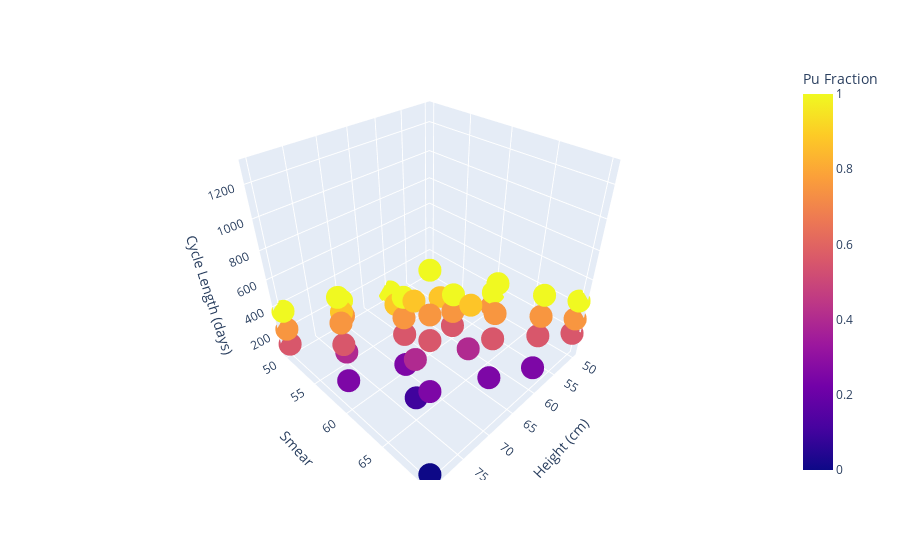
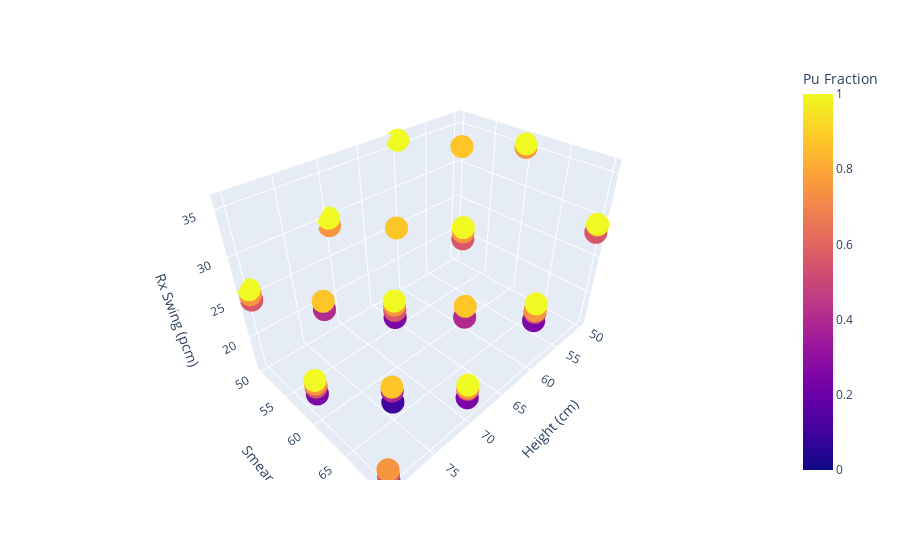
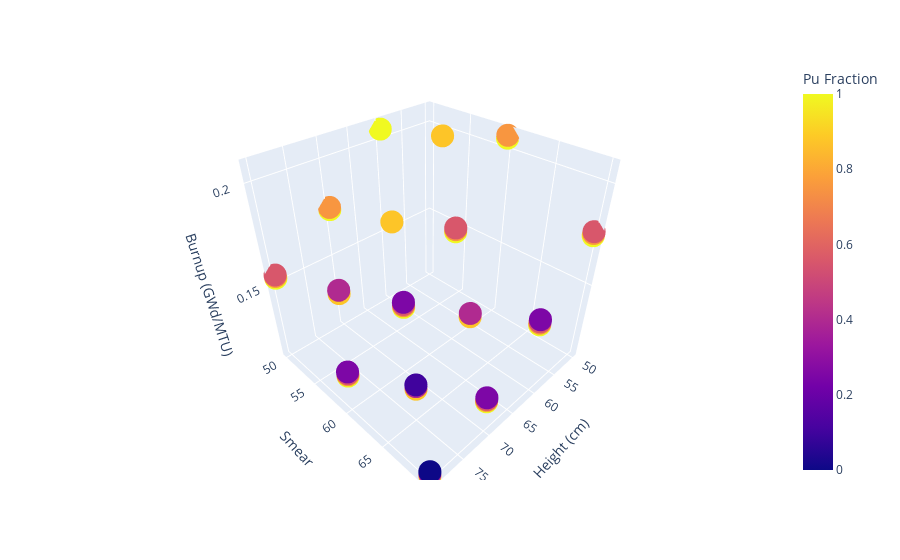
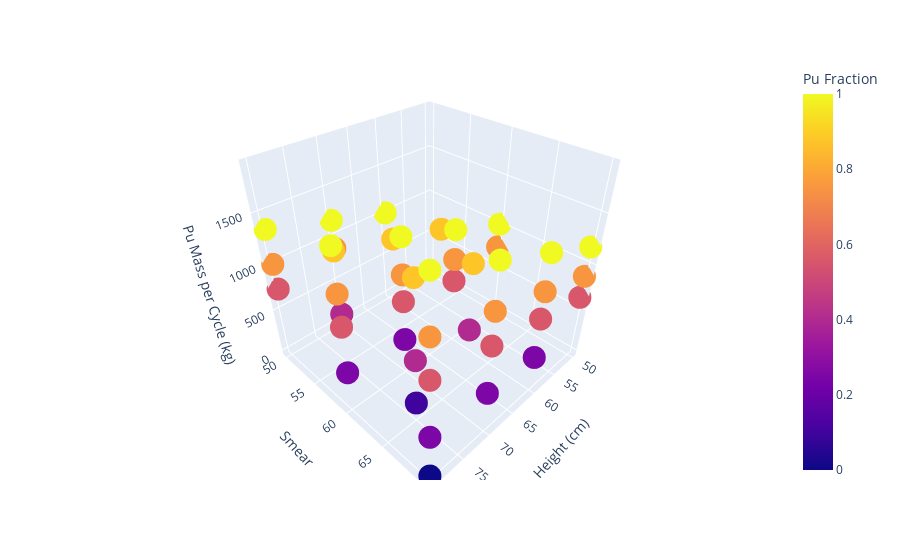

The code cell stored with these charts, in order, in its notebook:
### Code cell
fig = px.scatter_3d(x=height, y=smear, z=cycle_length_list, color=pu_content, labels={'x':'Height (cm)', 'y': 'Smear', 'z':'Cycle Length (days)','color':'Pu Fraction'})
fig.show()
fig2 = px.scatter_3d(x=height, y=smear, z=rx_swing_list, color=pu_content, labels={'x':'Height (cm)', 'y': 'Smear', 'z':'Rx Swing (pcm)','color':'Pu Fraction'})
fig2.show()
fig3 = px.scatter_3d(x=height, y=smear, z=bu, color=pu_content, labels={'x':'Height (cm)', 'y': 'Smear', 'z':'Burnup (GWd/MTU)','color':'Pu Fraction'})
fig3.show()
fig4 = px.scatter_3d(x=height, y=smear, z=pu_mass, color=pu_content, labels={'x':'Height (cm)', 'y': 'Smear', 'z':'Pu Mass per Cycle (kg)','color':'Pu Fraction'})
fig4.show()

### Figure 1 — Plotly figure (JSON) as saved in the notebook; plotly's stock layout.template omitted (floating-point values rounded to 4 significant figures)
{"data": [{"hovertemplate": "Height (cm)=%{x}<br>Smear=%{y}<br>Cycle Length (days)=%{z}<br>Pu Fraction=%{marker.color}<extra></extra>", "legendgroup": "", "marker": {"color": [1, 0.75, 1, 0.5556, 0.75, 1, 0.875, 0.875, 0.4, 0.875, 0.75, 1, 0.5556, 0.75, 1, 0.5556, 0.75, 1, 0.25, 0.5556, 0.75, 1, 0.25, 0.4, 0.875, 0.4, 0.875, 0.1, 0.5556, 0.75, 1, 0.5556, 0.75, 1, 0.25, 0.5556, 0.75, 1, 0.25, 0.5556, 0.75, 1, 0, 0.25], "coloraxis": "coloraxis", "symbol": "circle"}, "mode": "markers", "name": "", "scene": "scene", "showlegend": false, "type": "scatter3d", "x": [60, 70, 70, 80, 80, 80, 55, 65, 75, 75, 50, 50, 60, 60, 60, 70, 70, 70, 70, 80, 80, 80, 80, 65, 65, 75, 75, 75, 50, 50, 50, 60, 60, 60, 60, 70, 70, 70, 70, 80, 80, 80, 80, 80], "y": [50, 50, 50, 50, 50, 50, 55, 55, 55, 55, 60, 60, 60, 60, 60, 60, 60, 60, 60, 60, 60, 60, 60, 65, 65, 65, 65, 65, 70, 70, 70, 70, 70, 70, 70, 70, 70, 70, 70, 70, 70, 70, 70, 70], "z": [59.92, 81.0, 212.3, 98.18, 224.0, 367.1, 64.65, 240.3, 100.8, 422.7, 45.71, 167.4, 123.8, 243.3, 378.1, 315.0, 442.6, 590.9, 69.06, 514.6, 660.2, 822.5, 246.7, 271.4, 594.4, 481.7, 858.8, 193.5, 189.8, 306.7, 446.2, 439.8, 578.4, 720.0, 193.1, 691.4, 845.7, 1014.0, 429.2, 956.1, 1087.0, 1293.0, 57.16, 661.9]}], "layout": {"coloraxis": {"colorbar": {"title": {"text": "Pu Fraction"}}, "colorscale": [[0, "#0d0887"], [0.1111, "#46039f"], [0.2222, "#7201a8"], [0.3333, "#9c179e"], [0.4444, "#bd3786"], [0.5556, "#d8576b"], [0.6667, "#ed7953"], [0.7778, "#fb9f3a"], [0.8889, "#fdca26"], [1, "#f0f921"]]}, "legend": {"tracegroupgap": 0}, "margin": {"t": 60}, "scene": {"domain": {"x": [0, 1], "y": [0, 1]}, "xaxis": {"title": {"text": "Height (cm)"}}, "yaxis": {"title": {"text": "Smear"}}, "zaxis": {"title": {"text": "Cycle Length (days)"}}}}}

### Figure 2 — Plotly figure (JSON) as saved in the notebook; plotly's stock layout.template omitted (floating-point values rounded to 4 significant figures)
{"data": [{"hovertemplate": "Height (cm)=%{x}<br>Smear=%{y}<br>Rx Swing (pcm)=%{z}<br>Pu Fraction=%{marker.color}<extra></extra>", "legendgroup": "", "marker": {"color": [1, 0.75, 1, 0.5556, 0.75, 1, 0.875, 0.875, 0.4, 0.875, 0.75, 1, 0.5556, 0.75, 1, 0.5556, 0.75, 1, 0.25, 0.5556, 0.75, 1, 0.25, 0.4, 0.875, 0.4, 0.875, 0.1, 0.5556, 0.75, 1, 0.5556, 0.75, 1, 0.25, 0.5556, 0.75, 1, 0.25, 0.5556, 0.75, 1, 0, 0.25], "coloraxis": "coloraxis", "symbol": "circle"}, "mode": "markers", "name": "", "scene": "scene", "showlegend": false, "type": "scatter3d", "x": [60, 70, 70, 80, 80, 80, 55, 65, 75, 75, 50, 50, 60, 60, 60, 70, 70, 70, 70, 80, 80, 80, 80, 65, 65, 75, 75, 75, 50, 50, 50, 60, 60, 60, 60, 70, 70, 70, 70, 80, 80, 80, 80, 80], "y": [50, 50, 50, 50, 50, 50, 55, 55, 55, 55, 60, 60, 60, 60, 60, 60, 60, 60, 60, 60, 60, 60, 60, 65, 65, 65, 65, 65, 70, 70, 70, 70, 70, 70, 70, 70, 70, 70, 70, 70, 70, 70, 70, 70], "z": [35.82, 29.15, 30.07, 24.77, 25.44, 26.06, 35.09, 28.87, 23.55, 24.61, 35.0, 35.4, 27.52, 28.39, 28.93, 23.43, 24.14, 24.65, 22.5, 20.07, 20.48, 20.96, 19.11, 22.55, 23.97, 19.52, 20.06, 17.96, 28.34, 29.21, 29.33, 23.18, 23.43, 24.28, 22.08, 19.75, 19.94, 20.33, 18.58, 16.95, 17.77, 17.73, 15.97, 16.23]}], "layout": {"coloraxis": {"colorbar": {"title": {"text": "Pu Fraction"}}, "colorscale": [[0, "#0d0887"], [0.1111, "#46039f"], [0.2222, "#7201a8"], [0.3333, "#9c179e"], [0.4444, "#bd3786"], [0.5556, "#d8576b"], [0.6667, "#ed7953"], [0.7778, "#fb9f3a"], [0.8889, "#fdca26"], [1, "#f0f921"]]}, "legend": {"tracegroupgap": 0}, "margin": {"t": 60}, "scene": {"domain": {"x": [0, 1], "y": [0, 1]}, "xaxis": {"title": {"text": "Height (cm)"}}, "yaxis": {"title": {"text": "Smear"}}, "zaxis": {"title": {"text": "Rx Swing (pcm)"}}}}}

### Figure 3 — Plotly figure (JSON) as saved in the notebook; plotly's stock layout.template omitted (floating-point values rounded to 4 significant figures)
{"data": [{"hovertemplate": "Height (cm)=%{x}<br>Smear=%{y}<br>Burnup (GWd/MTU)=%{z}<br>Pu Fraction=%{marker.color}<extra></extra>", "legendgroup": "", "marker": {"color": [1, 0.75, 1, 0.5556, 0.75, 1, 0.875, 0.875, 0.4, 0.875, 0.75, 1, 0.5556, 0.75, 1, 0.5556, 0.75, 1, 0.25, 0.5556, 0.75, 1, 0.25, 0.4, 0.875, 0.4, 0.875, 0.1, 0.5556, 0.75, 1, 0.5556, 0.75, 1, 0.25, 0.5556, 0.75, 1, 0.25, 0.5556, 0.75, 1, 0, 0.25], "coloraxis": "coloraxis", "symbol": "circle"}, "mode": "markers", "name": "", "scene": "scene", "showlegend": false, "type": "scatter3d", "x": [60, 70, 70, 80, 80, 80, 55, 65, 75, 75, 50, 50, 60, 60, 60, 70, 70, 70, 70, 80, 80, 80, 80, 65, 65, 75, 75, 75, 50, 50, 50, 60, 60, 60, 60, 70, 70, 70, 70, 80, 80, 80, 80, 80], "y": [50, 50, 50, 50, 50, 50, 55, 55, 55, 55, 60, 60, 60, 60, 60, 60, 60, 60, 60, 60, 60, 60, 60, 65, 65, 65, 65, 65, 70, 70, 70, 70, 70, 70, 70, 70, 70, 70, 70, 70, 70, 70, 70, 70], "z": [0.2055, 0.1773, 0.1761, 0.1559, 0.1551, 0.1541, 0.2044, 0.173, 0.1517, 0.1499, 0.2068, 0.2055, 0.1732, 0.1723, 0.1712, 0.1484, 0.1477, 0.1468, 0.1496, 0.1299, 0.1293, 0.1284, 0.1309, 0.1481, 0.1464, 0.1284, 0.1269, 0.1294, 0.1781, 0.1773, 0.1761, 0.1484, 0.1477, 0.1468, 0.1496, 0.1272, 0.1266, 0.1258, 0.1282, 0.1113, 0.1108, 0.1101, 0.1129, 0.1122]}], "layout": {"coloraxis": {"colorbar": {"title": {"text": "Pu Fraction"}}, "colorscale": [[0, "#0d0887"], [0.1111, "#46039f"], [0.2222, "#7201a8"], [0.3333, "#9c179e"], [0.4444, "#bd3786"], [0.5556, "#d8576b"], [0.6667, "#ed7953"], [0.7778, "#fb9f3a"], [0.8889, "#fdca26"], [1, "#f0f921"]]}, "legend": {"tracegroupgap": 0}, "margin": {"t": 60}, "scene": {"domain": {"x": [0, 1], "y": [0, 1]}, "xaxis": {"title": {"text": "Height (cm)"}}, "yaxis": {"title": {"text": "Smear"}}, "zaxis": {"title": {"text": "Burnup (GWd/MTU)"}}}}}

### Figure 4 — Plotly figure (JSON) as saved in the notebook; plotly's stock layout.template omitted (floating-point values rounded to 4 significant figures)
{"data": [{"hovertemplate": "Height (cm)=%{x}<br>Smear=%{y}<br>Pu Mass per Cycle (kg)=%{z}<br>Pu Fraction=%{marker.color}<extra></extra>", "legendgroup": "", "marker": {"color": [1, 0.75, 1, 0.5556, 0.75, 1, 0.875, 0.875, 0.4, 0.875, 0.75, 1, 0.5556, 0.75, 1, 0.5556, 0.75, 1, 0.25, 0.5556, 0.75, 1, 0.25, 0.4, 0.875, 0.4, 0.875, 0.1, 0.5556, 0.75, 1, 0.5556, 0.75, 1, 0.25, 0.5556, 0.75, 1, 0.25, 0.5556, 0.75, 1, 0, 0.25], "coloraxis": "coloraxis", "symbol": "circle"}, "mode": "markers", "name": "", "scene": "scene", "showlegend": false, "type": "scatter3d", "x": [60, 70, 70, 80, 80, 80, 55, 65, 75, 75, 50, 50, 60, 60, 60, 70, 70, 70, 70, 80, 80, 80, 80, 65, 65, 75, 75, 75, 50, 50, 50, 60, 60, 60, 60, 70, 70, 70, 70, 80, 80, 80, 80, 80], "y": [50, 50, 50, 50, 50, 50, 55, 55, 55, 55, 60, 60, 60, 60, 60, 60, 60, 60, 60, 60, 60, 60, 60, 65, 65, 65, 65, 65, 70, 70, 70, 70, 70, 70, 70, 70, 70, 70, 70, 70, 70, 70, 70, 70], "z": [1013.0, 880.9, 1182.0, 742.0, 1007.0, 1351.0, 891.0, 1053.0, 548.8, 1215.0, 755.0, 1013.0, 667.8, 906.0, 1216.0, 779.1, 1057.0, 1418.0, 347.9, 890.4, 1208.0, 1621.0, 397.6, 562.1, 1244.0, 648.5, 1436.0, 160.9, 649.3, 880.9, 1182.0, 779.1, 1057.0, 1418.0, 347.9, 909.0, 1233.0, 1655.0, 405.8, 1039.0, 1409.0, 1891.0, 0, 463.8]}], "layout": {"coloraxis": {"colorbar": {"title": {"text": "Pu Fraction"}}, "colorscale": [[0, "#0d0887"], [0.1111, "#46039f"], [0.2222, "#7201a8"], [0.3333, "#9c179e"], [0.4444, "#bd3786"], [0.5556, "#d8576b"], [0.6667, "#ed7953"], [0.7778, "#fb9f3a"], [0.8889, "#fdca26"], [1, "#f0f921"]]}, "legend": {"tracegroupgap": 0}, "margin": {"t": 60}, "scene": {"domain": {"x": [0, 1], "y": [0, 1]}, "xaxis": {"title": {"text": "Height (cm)"}}, "yaxis": {"title": {"text": "Smear"}}, "zaxis": {"title": {"text": "Pu Mass per Cycle (kg)"}}}}}
